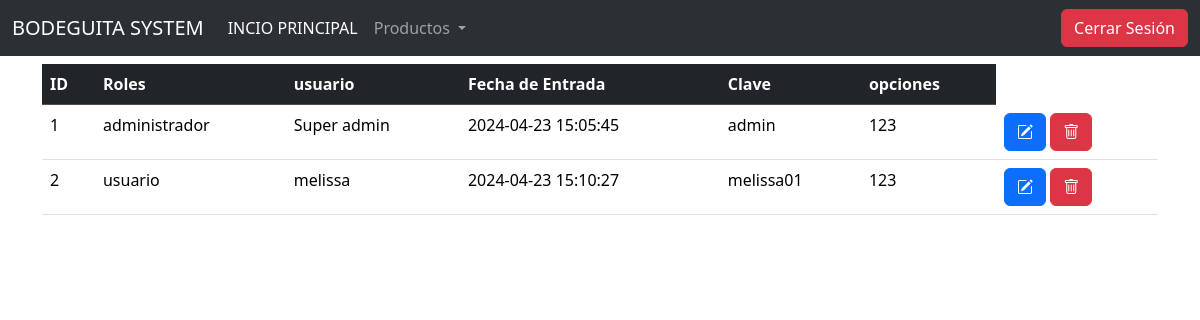
Screenshot of /proyecto_bodeguez/reportesUsuarios.php with the database file from the repository.
### tables this page shows
CREATE TABLE `tbl_usuario` (
  `id_usuario` int(11) NOT NULL,
  `roles` varchar(40) NOT NULL,
  `nombres` varchar(40) NOT NULL,
  `fecha_entrada` datetime DEFAULT NULL,
  `username` varchar(100) NOT NULL,
  `password` varchar(100) NOT NULL
);

### proyecto_bodeguez/reportesUsuarios.php (the view, shortened to what this page needs)
<!DOCTYPE html>
<html lang="en">
<head>
    <link href="https://cdn.jsdelivr.net/npm/bootstrap@5.3.3/dist/css/bootstrap.min.css" rel="stylesheet">
    <link rel="stylesheet" href="https://cdn.jsdelivr.net/npm/bootstrap-icons@1.11.3/font/bootstrap-icons.min.css">
</head>
<body>
<?php include_once 'layout/menu.php'; ?>
<div class="container my-2">
    <div class = "row">
       <div class="col-md-12">
    <?php
       require_once 'conexion.php';
       $sql = "SELECT * FROM tbl_usuario;";
        $resultado = $CONEXION->query($sql);
        echo "<table class= 'table'>";
        echo"<thead thead class='table-dark'>
            <th>ID</th>
            <th>Roles</th>
            <th>usuario </th>
            <th>Fecha de Entrada</th>
            <th>Clave</th>
            <th>opciones</th>
            </thead>";
        echo "<tbody>";
        while($fila = $resultado->fetch_array(MYSQLI_ASSOC)){
            echo "<tr>
                    <td>".$fila['id_usuario']."</td>
                    <td>".$fila['roles']."</td>
                    <td>".$fila['nombres']."</td>
                    <td>".$fila['fecha_entrada']."</td>
                    <td>".$fila['username']."</td>
                    <td>".$fila['password']."</td>
                    <td>
                        <button type='button' class='btn btn-primary'>
                        <i class='bi bi-pencil-square'></i>
                        </button>
                        <button type='button' class='btn btn-danger'>
                        <i class='bi bi-trash'></i>
                        </button>
                    </td>
                </tr>";
        }
        echo "</tbody>";
        echo "</table>";
    ?>
</div>
</body>
</html>

### rows the page displays
tbl_usuario: id_usuario "1", roles "administrador", nombres "Super admin", fecha_entrada "2024-04-23 15:05:45", username "admin", password "123"
tbl_usuario: id_usuario "2", roles "usuario", nombres "melissa", fecha_entrada "2024-04-23 15:10:27", username "melissa01", password "123"
